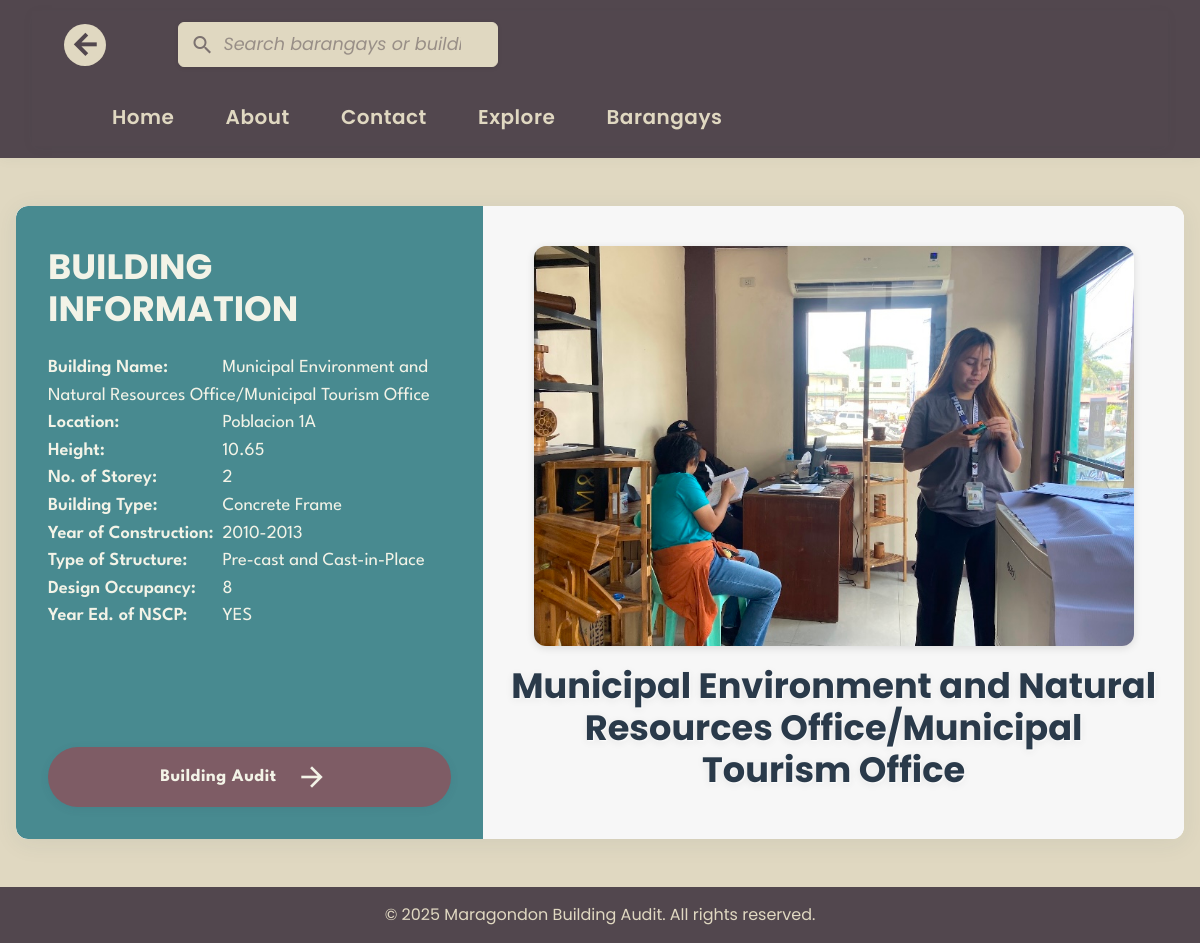
Screenshot of /index.php?section=building_info&building_id=4 with the database file from the repository.
### tables this page shows
CREATE TABLE `buildings` (
  `id` int(11) NOT NULL,
  `name` varchar(255) NOT NULL,
  `barangay_id` int(11) NOT NULL,
  `location` varchar(255) NOT NULL,
  `height` decimal(10,2) NOT NULL,
  `storey_count` int(11) NOT NULL,
  `construction_year` varchar(50) DEFAULT NULL,
  `building_type` varchar(100) NOT NULL,
  `structure_type` varchar(100) NOT NULL,
  `occupancy` varchar(100) NOT NULL,
  `design_occupancy` varchar(100) DEFAULT NULL,
  `occupant_count` varchar(100) DEFAULT NULL,
  `nscp_edition_year` varchar(50) DEFAULT NULL,
  `is_original` varchar(10) DEFAULT NULL,
  `created_at` timestamp NOT NULL DEFAULT current_timestamp()
);

CREATE TABLE `building_media` (
  `id` int(11) NOT NULL,
  `building_id` int(11) NOT NULL,
  `file_path` varchar(255) NOT NULL,
  `media_type` enum('photo','document') NOT NULL,
  `category` enum('main_photo','documentation','other') NOT NULL,
  `description` text DEFAULT NULL,
  `created_at` timestamp NOT NULL DEFAULT current_timestamp()
);

### content/building_info.php (the view, shortened to what this page needs)
<?php
$building_id = isset($_GET['building_id']) ? intval($_GET['building_id']) : 0;
$building = null;
$main_photo = '../assets/photo-docs/!main-pictures-buildings/0-MAIN-PHOTO.jpg';
try {
    $pdo = new PDO(
        "mysql:host=" . DB_HOST . ";dbname=" . DB_NAME,
        DB_USER,
        DB_PASS
    );
    $pdo->setAttribute(PDO::ATTR_ERRMODE, PDO::ERRMODE_EXCEPTION);
    $stmt = $pdo->prepare("SELECT * FROM buildings WHERE id = ?");
    $stmt->execute([$building_id]);
    $building = $stmt->fetch(PDO::FETCH_ASSOC);
    if ($building) {
        $photoStmt = $pdo->prepare("SELECT file_path FROM building_media WHERE building_id = ? AND category = 'main_photo' LIMIT 1");
        $photoStmt->execute([$building_id]);
        $photo = $photoStmt->fetchColumn();
        if ($photo) {
            $main_photo = '../' . $photo;
        }
    }
} catch (PDOException $e) {
    $building = null;
}
function safe($val) {
    return $val ? htmlspecialchars($val) : 'N/A';
}
?>
<section class="barangay-section building-info-section">
    <div class="barangay-content">
        <div class="building-info-card">
            <div class="info-panel">
                <div>
                    <h2 class="info-title">BUILDING INFORMATION</h2>
                    <div class="info-list">
                        <div><span class="label">Building Name:</span> <?php echo safe($building['name'] ?? null); ?></div>
                        <div><span class="label">Location:</span> <?php echo safe($building['location'] ?? null); ?></div>
                        <div><span class="label">Height:</span> <?php echo safe($building['height'] ?? null); ?></div>
                        <div><span class="label">No. of Storey:</span> <?php echo safe($building['storey_count'] ?? null); ?></div>
                        <div><span class="label">Building Type:</span> <?php echo safe($building['building_type'] ?? null); ?></div>
                        <div><span class="label">Year of Construction:</span> <?php echo safe($building['construction_year'] ?? null); ?></div>
                        <div><span class="label">Type of Structure:</span> <?php echo safe($building['structure_type'] ?? null); ?></div>
                        <div><span class="label">Design Occupancy:</span> <?php echo safe($building['design_occupancy'] ?? null); ?></div>
                        <div><span class="label">Year Ed. of NSCP:</span> <?php echo safe($building['nscp_edition_year'] ?? null); ?></div>
                    </div>
                </div>
                <a href="index.php?section=building_audit&building_id=<?php echo $building_id; ?>" class="building-audit-btn">
                    <p>Building Audit <span class="material-icons">arrow_forward</span></p>
                </a>
            </div>
            <div class="photo-panel">
                <img src="<?php echo htmlspecialchars($main_photo); ?>" alt="Building Photo">
                <h2 class="photo-title"><?php echo safe($building['name'] ?? null); ?></h2>
            </div>
        </div>
    </div>
</section>

### css/styles.css (style rules this page uses)
:root { --dark-gray: #3b3137; --beige: #e0d8c1; --dusty-rose: #7e5c65; --dark-gray: #52474e; --teal-blue: #488a90; --slate-blue: #2c4759; --main-font: 'League Spartan', 'Montserrat', 'Poppins', Arial, sans-serif; --heading-font: 'Montserrat', 'League Spartan', Arial, sans-serif; --accent-font: 'Poppins', Arial, sans-serif; --mono-font: 'Fira Mono', 'Consolas', 'Courier New', monospace; }
body { background: var(--beige); color: var(--dark-gray); font-family: var(--main-font); }

### css/index.css (style rules this page uses)
* { margin: 0; padding: 0; box-sizing: border-box; }
body { display: flex; flex-direction: column; height: 100vh; }

### css/building_info.css (style rules this page uses)
.building-info-card { display: flex; flex-direction: row; width: 100%; background: #fff; border-radius: 12px; box-shadow: 0 4px 24px rgba(44,71,89,0.08); overflow: hidden; margin: 2rem 0; }
.info-panel { flex: 1 1 40%; background: var(--teal-blue, #42939e); color: #f3f3e7; padding: 2.5rem 2rem 2rem 2rem; display: flex; flex-direction: column; justify-content: space-between; min-width: 320px; border-radius: 12px 0 0 12px; }
.info-title { font-size: 2.2rem; font-family: var(--accent-font); font-weight: 700; margin-bottom: 1.5rem; }
.info-list { font-size: 1.15rem; margin-bottom: 2.5rem; }
.info-list .label { font-weight: 600; min-width: 170px; display: inline-block; }
.building-audit-btn { background: var(--dusty-rose, #8a5a63); color: #f3f3e7; font-size: 1.1rem; text-decoration: none; border-radius: 50px; padding: 0.9rem 2.2rem 0.9rem 1.5rem; box-shadow: 0 2px 8px rgba(44, 71, 89, 0.10); letter-spacing: 0.5px; transition: background 0.2s, color 0.2s, box-shadow 0.2s, transform 0.2s; cursor: pointer; display: flex; align-items: center; justify-content: space-around; font-weight: bold; border: none; margin-top: 1.5rem; align-items: stretch; }
.building-audit-btn p { margin: 0; display: flex; align-items: center; }
.building-audit-btn .material-icons { font-size: 2rem; margin-left: 1.2rem; flex-shrink: 0; }
.photo-panel { flex: 1 1 60%; background: #f7f7f7; display: flex; flex-direction: column; align-items: center; justify-content: center; padding: 2.5rem 1.5rem; border-radius: 0 12px 12px 0; }
.photo-panel img { width: 100%; max-width: 600px; height: 400px; object-fit: cover; border-radius: 12px; box-shadow: 0 2px 8px rgba(0,0,0,0.12); }
.photo-title { color: #2a3a4a; font-size: 2.2rem; font-family: var(--accent-font); font-weight: 700; margin: 1.2rem 0 0.5rem 0; text-shadow: 1px 1px 2px #fff, 0 2px 8px rgba(0,0,0,0.08); text-align: center; }

### css/barangay.css (style rules this page uses)
.barangay-section { display: flex; flex: 1; align-items: center; justify-content: center; background: none; padding: 1rem; }
.barangay-content { display: flex; flex-direction: column; width: 100%; max-width: 1200px; align-items: center; gap: 1.5rem; }

### rows the page displays
buildings: name "Municipal Environment and Natural Resources Office/Municipal Tourism Office", location "Poblacion 1A", height "10.65", storey_count "2", building_type "Concrete Frame", construction_year "2010-2013", structure_type "Pre-cast and Cast-in-Place", design_occupancy "8", nscp_edition_year "YES"
building_media: file_path (picture)
